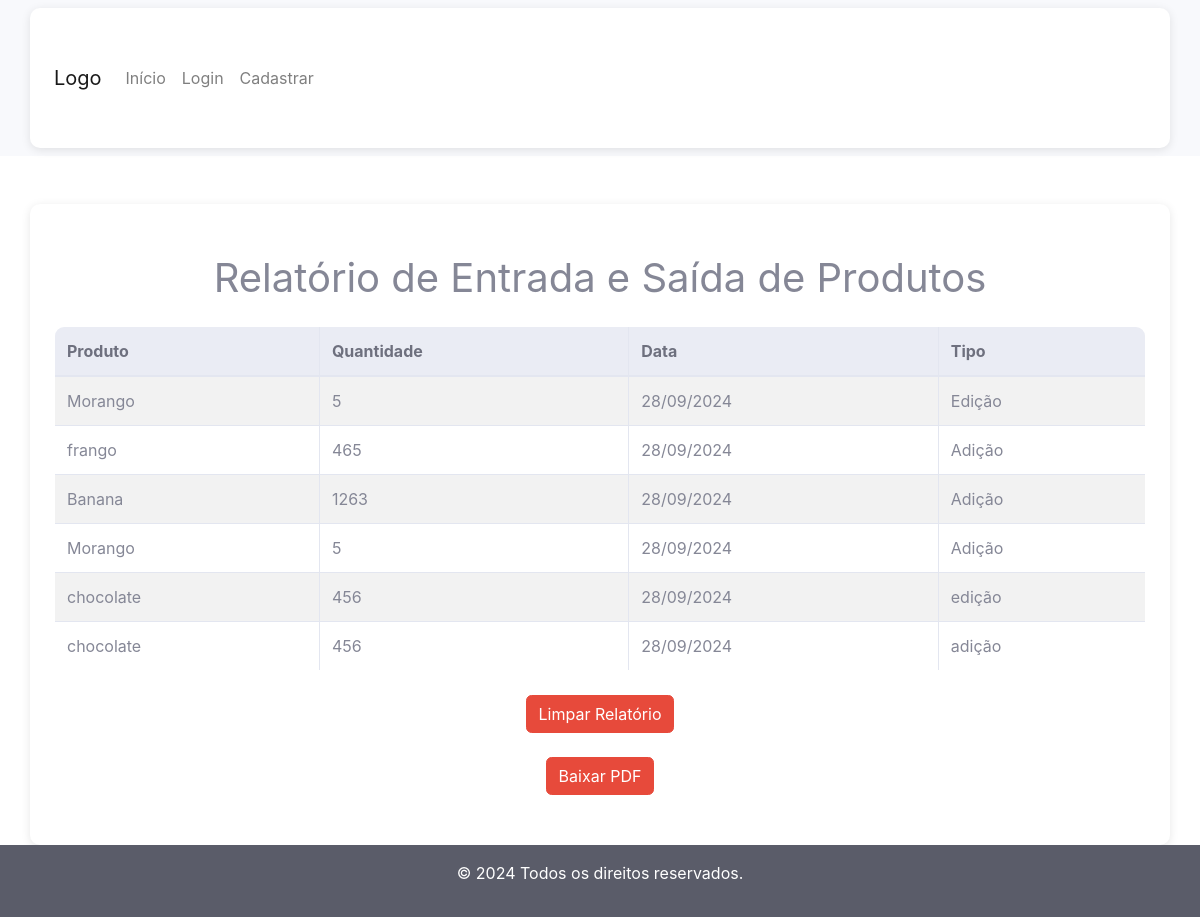
The app's page /relatorio-entrada-saida/, older data.
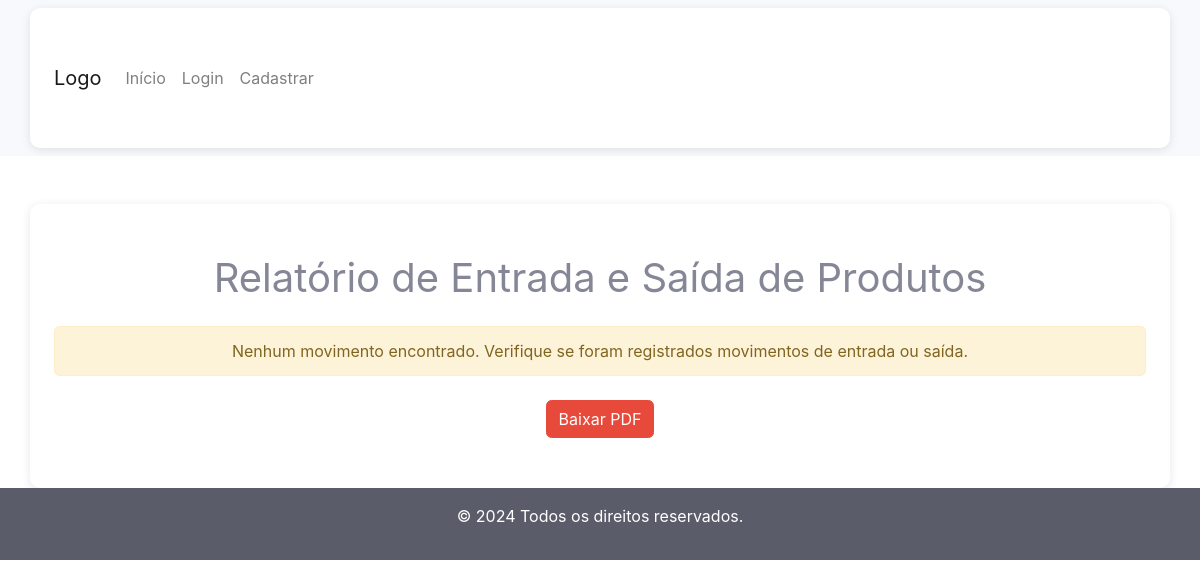
The same page, newer data.
### core/models.py (models this page shows, shortened)
class MovimentoEstoque(models.Model):
    produto = models.ForeignKey(Produto, on_delete=models.CASCADE)
    tipo = models.CharField(max_length=10, choices=[('adicao', 'Adição'), ('edicao', 'Edição'), ('exclusao', 'Exclusão')])
    quantidade = models.IntegerField()
    data_movimento = models.DateTimeField(auto_now_add=True)
    usuario = models.ForeignKey(User, on_delete=models.SET_NULL, null=True, blank=True)  # Permitir nulos

class Produto(models.Model):
    nome = models.CharField(max_length=100)
    categoria = models.ForeignKey('Categoria', on_delete=models.CASCADE)
    quantidade = models.IntegerField()
    data_validade = models.DateField()
    is_deleted = models.BooleanField(default=False)  # Campo para marcar produtos excluídos

### core/views.py (the view)
# urls.py: path('relatorio-entrada-saida/', relatorio_entrada_saida, name='relatorio_entrada_saida'),
def relatorio_entrada_saida(request):
    movimentos = MovimentoEstoque.objects.all().order_by('-data_movimento')
    if request.method == 'POST' and 'limpar_relatorio' in request.POST:
        MovimentoEstoque.objects.all().delete()  # Limpa todos os registros de movimentação
        return redirect('relatorio_entrada_saida')
    if request.GET.get('format') == 'pdf':
        context = {'movimentos': movimentos}
        pdf = render_to_pdf('relatorio_entrada_saida_pdf.html', context)
        return pdf
    return render(request, 'relatorio_entrada_saida.html', {'movimentos': movimentos})

### core/templates/relatorio_entrada_saida.html (shortened to what this page needs)
{% extends 'modelo.html' %}
{% block conteudo %}
<div class="container mt-5">
    <h1 class="text-center mb-4">Relatório de Entrada e Saída de Produtos</h1>
    {% if movimentos %}
    <table class="table table-striped table-bordered table-hover">
        <thead class="thead-light">
            <tr>
                <th>Produto</th>
                <th>Quantidade</th>
                <th>Data</th>
                <th>Tipo</th>
            </tr>
        </thead>
        <tbody>
            {% for movimento in movimentos %}
                <tr>
                    <td>{{ movimento.produto.nome }}</td>
                    <td>{{ movimento.quantidade }}</td>
                    <td>{{ movimento.data_movimento|date:"d/m/Y" }}</td>
                    <td>{{ movimento.get_tipo_display }}</td>
                </tr>
            {% empty %}
                <tr>
                    <td colspan="4" class="text-center">Nenhum movimento encontrado.</td>
                </tr>
            {% endfor %}
        </tbody>
    </table>
    <div class="text-center mt-4">
        <form method="POST">
            <button type="submit" name="limpar_relatorio" class="btn btn-danger">Limpar Relatório</button>
        </form>
    </div>
    {% else %}
        <div class="alert alert-warning text-center mt-4" role="alert">
            Nenhum movimento encontrado. Verifique se foram registrados movimentos de entrada ou saída.
        </div>
    {% endif %}
    <div class="text-center mt-4">
        <a href="?format=pdf" class="btn btn-danger">Baixar PDF</a>
    </div>
</div>
{% endblock %}

Row changes from the older to the newer data that the page shows:
removed MovimentoEstoque: produto.nome "Morango", quantidade "5", data_movimento "28/09/2024", tipo "Edição"
removed MovimentoEstoque: produto.nome "frango", quantidade "465", data_movimento "28/09/2024", tipo "Adição"
removed MovimentoEstoque: produto.nome "Banana", quantidade "1263", data_movimento "28/09/2024", tipo "Adição"
removed MovimentoEstoque: produto.nome "Morango", quantidade "5", data_movimento "28/09/2024", tipo "Adição"
removed MovimentoEstoque: produto.nome "chocolate", quantidade "456", data_movimento "28/09/2024", tipo "edição"
removed MovimentoEstoque: produto.nome "chocolate", quantidade "456", data_movimento "28/09/2024", tipo "adição"
Text that changed along with them:
text no longer shown: "Produto Quantidade Data Tipo Limpar Relatório"
text now shown: "Nenhum movimento encontrado. Verifique se foram registrados movimentos de entrada ou saída."
